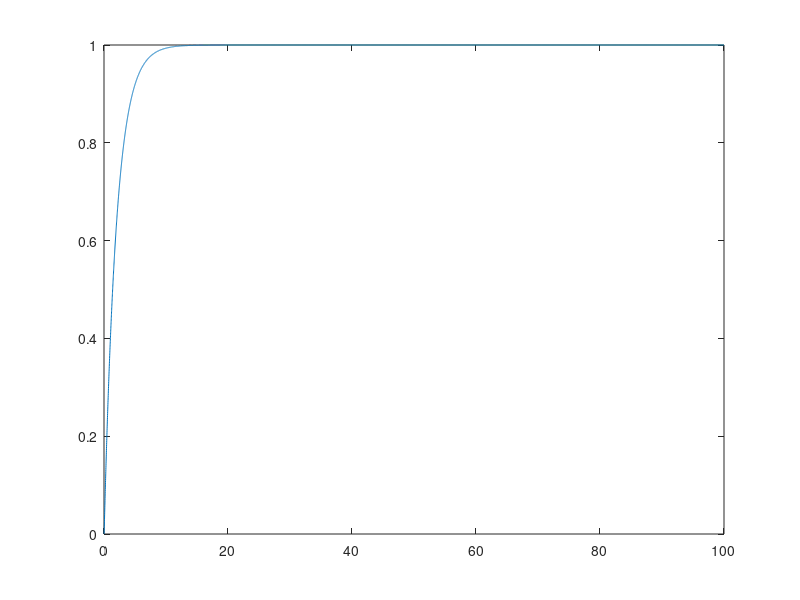

The MATLAB script that drew this image:
clear all;
t=0:.01:100;
wn=input ('Enter natural frequency wn:');
zeta=input('Enter damping ratio zeta:');
num=[wn^2];
den=[1 2*zeta*wn wn^2];
sys=tf(num,den);
y=step(sys,t);
plot(t,y);